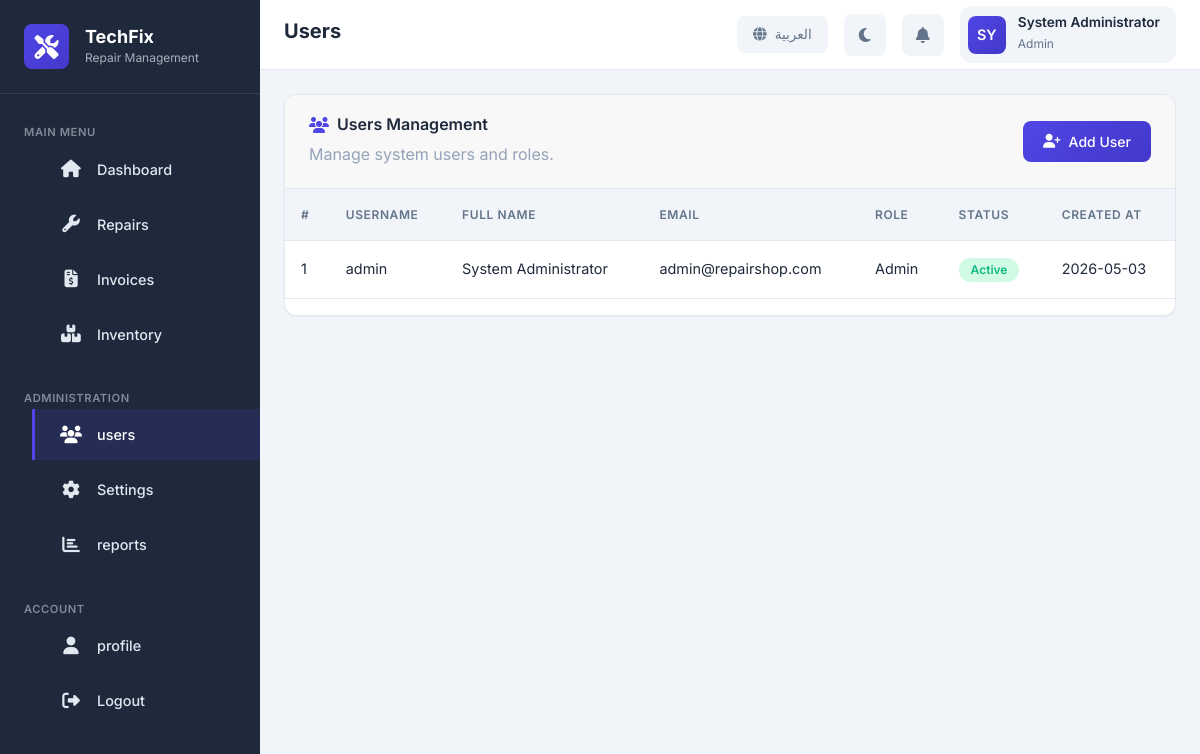
/users.php (signed in), run on the app's committed database.
### tables this page shows
CREATE TABLE IF NOT EXISTS users (
    id INT AUTO_INCREMENT PRIMARY KEY,
    username VARCHAR(50) NOT NULL UNIQUE,
    email VARCHAR(100) NOT NULL UNIQUE,
    password VARCHAR(255) NOT NULL,
    full_name VARCHAR(100) NOT NULL,
    role ENUM('admin', 'user') DEFAULT 'user',
    avatar VARCHAR(255) DEFAULT NULL,
    language VARCHAR(5) DEFAULT 'en',
    theme VARCHAR(10) DEFAULT 'light',
    is_active TINYINT(1) DEFAULT 1,
    last_login DATETIME DEFAULT NULL,
    created_at TIMESTAMP DEFAULT CURRENT_TIMESTAMP,
    updated_at TIMESTAMP DEFAULT CURRENT_TIMESTAMP ON UPDATE CURRENT_TIMESTAMP,
    INDEX idx_email (email),
    INDEX idx_username (username),
    INDEX idx_role (role)
);

### includes/functions.php (called while the page is built, shortened)
<?php
require_once __DIR__ . '/../config/database.php';
$__translations = [];
function loadTranslations($lang = 'en') {
    $langFile = __DIR__ . '/../languages/' . $lang . '.php';
    if (file_exists($langFile)) {
        $__translations = include $langFile;
    } else {
        $__translations = include __DIR__ . '/../languages/en.php';
    }
}
function t($key, $replacements = []) {
    global $__translations;
    $text = $__translations[$key] ?? $key;
    return $text;
}
function sanitize($input) {
    return htmlspecialchars(trim($input), ENT_QUOTES, 'UTF-8');
}
function formatDate($date, $format = 'M d, Y') {
    return date($format, strtotime($date));
}
function isLoggedIn() {
    return isset($_SESSION['user_id']) && !empty($_SESSION['user_id']);
}
function isAdmin() {
    return isLoggedIn() && isset($_SESSION['role']) && $_SESSION['role'] === 'admin';
}
function getCurrentUser() {
    $userId = $_SESSION['user_id'];
    return db()->fetchOne("SELECT * FROM users WHERE id = ?", [$userId]);
}

### config/database.php (called while the page is built, shortened)
<?php
class Database {
    private static $instance = null;
    private $connection;
    private function __construct() {
        try {
            $dsn = "mysql:host=" . DB_HOST . ";dbname=" . DB_NAME . ";charset=" . DB_CHARSET;
            $options = [
                PDO::ATTR_ERRMODE => PDO::ERRMODE_EXCEPTION,
                PDO::ATTR_DEFAULT_FETCH_MODE => PDO::FETCH_ASSOC,
                PDO::ATTR_EMULATE_PREPARES => false,
                PDO::MYSQL_ATTR_INIT_COMMAND => "SET NAMES " . DB_CHARSET
            ];
            $this->connection = new PDO($dsn, DB_USER, DB_PASS, $options);
        } catch (PDOException $e) {
            die("Database Connection Failed: " . $e->getMessage());
        }
    }
    public static function getInstance() {
        if (self::$instance === null) {
            self::$instance = new self();
        }
        return self::$instance;
    }
    public function query($sql, $params = []) {
        try {
            $stmt = $this->connection->prepare($sql);
            $stmt->execute($params);
            return $stmt;
        } catch (PDOException $e) {
            error_log("Query Error: " . $e->getMessage());
            throw $e;
        }
    }
    public function fetchOne($sql, $params = []) {
        $stmt = $this->query($sql, $params);
        return $stmt->fetch();
    }
    public function fetchAll($sql, $params = []) {
        $stmt = $this->query($sql, $params);
        return $stmt->fetchAll();
    }
}
function db() {
    return Database::getInstance();
}

### users.php (the view, shortened to what this page needs)
<?php
require_once __DIR__ . '/includes/functions.php';
$users = db()->fetchAll("SELECT id, username, full_name, email, role, is_active, created_at FROM users ORDER BY created_at DESC");
include 'includes/header.php';
?>
<div class="card fade-in">
    <div class="card-header d-flex justify-between align-center">
        <div>
            <h3 class="card-title"><i class="fas fa-users"></i> <?php echo $lang === 'ar' ? 'إدارة المستخدمين' : 'Users Management'; ?></h3>
            <p class="text-muted mb-0"><?php echo $lang === 'ar' ? 'تحكم في المستخدمين وتفاصيلهم.' : 'Manage system users and roles.'; ?></p>
        </div>
        <a href="register.php" class="btn btn-primary"><i class="fas fa-user-plus"></i> <?php echo $lang === 'ar' ? 'إضافة مستخدم' : 'Add User'; ?></a>
    </div>
    <div class="table-responsive">
        <table class="table">
            <thead>
                <tr>
                    <th>#</th>
                    <th><?php echo $lang === 'ar' ? 'اسم المستخدم' : 'Username'; ?></th>
                    <th><?php echo $lang === 'ar' ? 'الاسم الكامل' : 'Full Name'; ?></th>
                    <th><?php echo $lang === 'ar' ? 'البريد الإلكتروني' : 'Email'; ?></th>
                    <th><?php echo $lang === 'ar' ? 'الدور' : 'Role'; ?></th>
                    <th><?php echo $lang === 'ar' ? 'الحالة' : 'Status'; ?></th>
                    <th><?php echo $lang === 'ar' ? 'تاريخ الإنشاء' : 'Created At'; ?></th>
                </tr>
            </thead>
            <tbody>
                <?php if (empty($users)): ?>
                <tr>
                    <td colspan="7" class="text-center text-muted py-4"><?php echo $lang === 'ar' ? 'لا يوجد مستخدمون بعد.' : 'No users found yet.'; ?></td>
                </tr>
                <?php else: ?>
                    <?php foreach ($users as $idx => $user): ?>
                    <tr>
                        <td><?php echo $idx + 1; ?></td>
                        <td><?php echo sanitize($user['username']); ?></td>
                        <td><?php echo sanitize($user['full_name']); ?></td>
                        <td><?php echo sanitize($user['email']); ?></td>
                        <td><?php echo sanitize(ucfirst($user['role'])); ?></td>
                        <td>
                            <span class="badge <?php echo $user['is_active'] ? 'badge-success' : 'badge-secondary'; ?>">
                                <?php echo $user['is_active'] ? ($lang === 'ar' ? 'نشط' : 'Active') : ($lang === 'ar' ? 'معطل' : 'Inactive'); ?>
                            </span>
                        </td>
                        <td><?php echo formatDate($user['created_at'], 'Y-m-d'); ?></td>
                    </tr>
                    <?php endforeach; ?>
                <?php endif; ?>
            </tbody>
        </table>
    </div>
</div>
<?php include 'includes/footer.php';

### includes/header.php (shortened to what this page needs)
<?php
$currentUser = getCurrentUser();
$userInitials = strtoupper(substr($currentUser['full_name'], 0, 2));
$lang = $_SESSION['language'] ?? 'en';
$theme = $_SESSION['theme'] ?? 'light';
$isRTL = $lang === 'ar';
?>
<!DOCTYPE html>
<html lang="<?php echo $lang; ?>" dir="<?php echo $isRTL ? 'rtl' : 'ltr'; ?>" data-theme="<?php echo $theme; ?>">
<head>
    <link href="https://cdn.jsdelivr.net/npm/bootstrap@5.3.2/dist/css/bootstrap.min.css" rel="stylesheet">
    <link href="https://cdnjs.cloudflare.com/ajax/libs/font-awesome/6.4.2/css/all.min.css" rel="stylesheet">
    <link href="assets/css/style.css" rel="stylesheet">
</head>
<body>
    <div class="app-wrapper">
        <aside class="sidebar">
            <div class="sidebar-header">
                <div class="sidebar-logo">
                    <i class="fas fa-tools"></i>
                </div>
                <div class="sidebar-brand">
                    <h2>TechFix</h2>
                    <span>Repair Management</span>
                </div>
            </div>
            <nav class="sidebar-nav">
                <div class="nav-section">
                    <span class="nav-section-title"><?php echo t('main_menu'); ?></span>
                    <ul class="nav-menu">
                        <li>
                            <a href="dashboard.php" class="nav-link <?php echo basename($_SERVER['PHP_SELF']) === 'dashboard.php' ? 'active' : ''; ?>">
                                <i class="fas fa-home"></i>
                                <span><?php echo t('dashboard'); ?></span>
                            </a>
                        </li>
                        <li>
                            <a href="repairs.php" class="nav-link <?php echo basename($_SERVER['PHP_SELF']) === 'repairs.php' ? 'active' : ''; ?>">
                                <i class="fas fa-wrench"></i>
                                <span><?php echo t('repairs'); ?></span>
                            </a>
                        </li>
                        <li>
                            <a href="invoices.php" class="nav-link <?php echo basename($_SERVER['PHP_SELF']) === 'invoices.php' ? 'active' : ''; ?>">
                                <i class="fas fa-file-invoice-dollar"></i>
                                <span><?php echo t('invoices'); ?></span>
                            </a>
                        </li>
                        <li>
                            <a href="inventory.php" class="nav-link <?php echo basename($_SERVER['PHP_SELF']) === 'inventory.php' ? 'active' : ''; ?>">
                                <i class="fas fa-boxes-stacked"></i>
                                <span><?php echo t('inventory'); ?></span>
                            </a>
                        </li>
                    </ul>
                </div>
                <?php if (isAdmin()): ?>
                <div class="nav-section">
                    <span class="nav-section-title"><?php echo t('administration'); ?></span>
                    <ul class="nav-menu">
                        <li>
                            <a href="users.php" class="nav-link <?php echo basename($_SERVER['PHP_SELF']) === 'users.php' ? 'active' : ''; ?>">
                                <i class="fas fa-users"></i>
                                <span><?php echo t('users'); ?></span>
                            </a>
                        </li>
                        <li>
                            <a href="settings.php" class="nav-link <?php echo basename($_SERVER['PHP_SELF']) === 'settings.php' ? 'active' : ''; ?>">
                                <i class="fas fa-cog"></i>
                                <span><?php echo t('settings'); ?></span>
                            </a>
                        </li>
                        <li>
                            <a href="reports.php" class="nav-link <?php echo basename($_SERVER['PHP_SELF']) === 'reports.php' ? 'active' : ''; ?>">
                                <i class="fas fa-chart-bar"></i>
                                <span><?php echo t('reports'); ?></span>
                            </a>
                        </li>
                    </ul>
                </div>
                <?php endif; ?>
                <div class="nav-section">
                    <span class="nav-section-title"><?php echo $lang === 'ar' ? 'الحساب' : 'Account'; ?></span>
                    <ul class="nav-menu">
                        <li>
                            <a href="profile.php" class="nav-link <?php echo basename($_SERVER['PHP_SELF']) === 'profile.php' ? 'active' : ''; ?>">
                                <i class="fas fa-user"></i>
                                <span><?php echo t('profile'); ?></span>
                            </a>
                        </li>
                        <li>
                            <a href="logout.php" class="nav-link">
                                <i class="fas fa-sign-out-alt"></i>
                                <span><?php echo t('logout'); ?></span>
                            </a>
                        </li>
                    </ul>
                </div>
            </nav>
        </aside>
        <main class="main-content">
            <header class="header">
                <div class="header-left">
                    <h1 class="page-title"><?php echo PAGE_TITLE; ?></h1>
                </div>
                <div class="header-right">
                    <button class="toggle-btn" onclick="toggleLanguage()">
                        <i class="fas fa-globe"></i>
                        <span><?php echo $_SESSION['language'] === 'ar' ? 'English' : 'العربية'; ?></span>
                    </button>
                    <button class="header-action" onclick="toggleTheme()" title="Toggle Theme">
                        <i class="fas <?php echo $theme === 'dark' ? 'fa-sun' : 'fa-moon'; ?>" id="themeIcon"></i>
                    </button>
                    <button class="header-action" title="Notifications">
                        <i class="fas fa-bell"></i>
                    </button>
                    <div class="user-menu dropdown">
                        <div class="user-avatar"><?php echo $userInitials; ?></div>
                        <div class="user-info">
                            <h4><?php echo sanitize($currentUser['full_name']); ?></h4>
                            <span><?php echo ucfirst($currentUser['role']); ?></span>
                        </div>
                    </div>
                </div>
            </header>
            <div class="page-content">

### data on the page
users: full_name "SY", full_name "System Administrator", role "Admin", username "admin", email "admin@repairshop.com", is_active "Active", created_at "2026-05-03"

### other printed values
t('main_menu') "MAIN MENU"
t('dashboard') "Dashboard"
t('repairs') "Repairs"
t('invoices') "Invoices"
t('inventory') "Inventory"
t('administration') "ADMINISTRATION"
t('users') "users"
t('settings') "Settings"
t('reports') "reports"
t('profile') "profile"
t('logout') "Logout"
PAGE_TITLE "Users"
